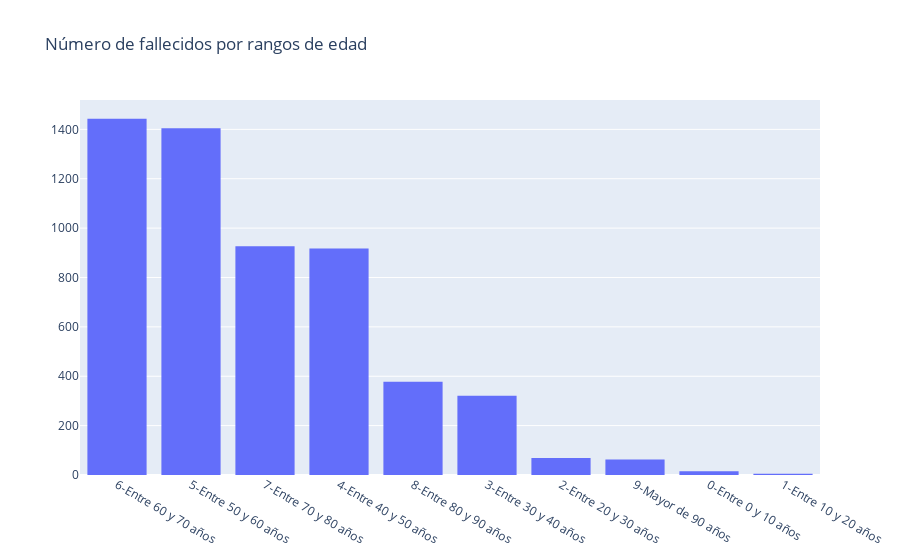

The notebook cell this image was saved under:
### Markdown cell above
A continuación vamos a hacer una serie de gráficos para analizar la distribución de las variables.

### Code cell
fig = go.Figure()
fig.add_trace(go.Histogram(histfunc="count", y=data[data['Fallecido'] == 1]["Fallecido"] ,
                           x=data[data['Fallecido'] == 1]['EDAD_CAT'], name="COUNT")).update_xaxes(categoryorder="total descending")
fig.update_layout(
    title="Número de fallecidos por rangos de edad"
)
fig.show()

### Figure 1 — Plotly figure (JSON) as saved in the notebook; plotly's stock layout.template omitted (floating-point values rounded to 4 significant figures; data arrays with more than 128 entries replaced by an {"elided": "..."} marker saying what was removed)
{"data": [{"histfunc": "count", "name": "COUNT", "type": "histogram", "x": {"elided": "5543 str values"}, "y": {"elided": "5543 int values"}}], "layout": {"title": {"text": "Número de fallecidos por rangos de edad"}, "xaxis": {"categoryorder": "total descending"}}}
